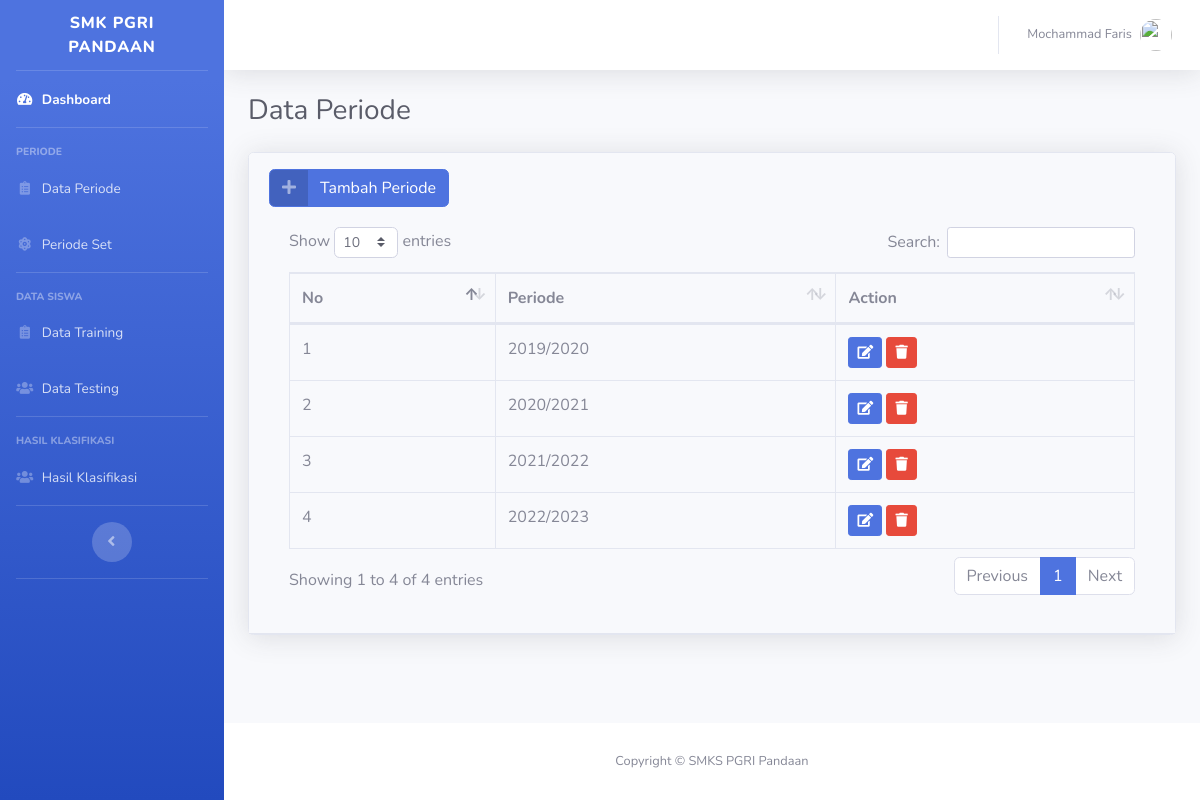
The page /admin/periode.php (signed in) on the database its author committed.
### tables this page shows
CREATE TABLE `tb_user` (
  `id` int(11) NOT NULL,
  `nama` varchar(100) NOT NULL,
  `username` varchar(50) NOT NULL,
  `password` varchar(256) NOT NULL,
  `level` int(1) NOT NULL
);

CREATE TABLE `tb_periode` (
  `id` int(11) NOT NULL,
  `periode` varchar(20) NOT NULL
);

### function.php (called while the page is built, shortened)
<?php
require 'connection.php';
function base_url($url = null)
{
  $base_url = "http://localhost/bansos_covid19";
  if ($url != null) {
    return $base_url . "/" . $url;
  } else {
    return $base_url;
  }
}
function query($kuery)
{
  global $conn;
  $result = mysqli_query($conn, $kuery);
  $rows = [];
  while ($row = mysqli_fetch_assoc($result)) {
    $rows[] = $row;
  }
  return $rows;
}

### admin/periode.php (the view, shortened to what this page needs)
<?php require 'template/header.php';
$data = query("SELECT * FROM tb_periode");
?>
<div class="container-fluid">
  <h1 class="h3 mb-2 text-gray-800">Data Periode</h1>
  <div class="card shadow mb-4">
    <div class="card-header py-3">
      <a href="#" class="btn btn-primary btn-icon-split" data-toggle="modal" data-target="#exampleModal">
        <span class="icon text-white-50">
          <i class="fas fa-plus"></i>
        </span>
        <span class="text">Tambah Periode</span>
      </a>
      <div class="card-body">
        <div class="table-responsive">
          <table class="table table-bordered" id="dataTable" width="100%" cellspacing="0">
            <thead>
              <tr>
                <th>No</th>
                <th>Periode</th>
                <th>Action</th>
              </tr>
            </thead>
            <tbody>
              <?php
              $a = 1;
              foreach ($data as $b) : ?>
                <tr>
                  <td><?= $a ?></td>
                  <td><?= $b['periode'] ?></td>
                  <td>
                    <a class="btn btn-primary btn-sm" href="#" data-toggle="modal" data-target="#exampleModal<?= $b['id'] ?>">
                      <i class="fas fa-edit"></i>
                    </a>
                    <a class="btn btn-danger btn-sm" href="periode_hapus.php?id=<?= $b["id"]; ?>" onclick="return confirm('Apakah Anda Ingin Menghapus Data Periode');">
                      <i class="fas fa-trash"></i>
                    </a>
                  </td>
                </tr>
              <?php
                $a++;
              endforeach;
              ?>
            </tbody>
          </table>
        </div>
      </div>
    </div>
  </div>
</div>
</div>
<?php require 'template/footer.php' ?>

### admin/template/header.php (shortened to what this page needs)
<?php require '../connection.php';
include_once '../function.php';
$b = $_SESSION['username'];
$q = mysqli_query($conn, "SELECT * FROM tb_user WHERE username='$b'");
$c = mysqli_fetch_assoc($q);
?>
<!DOCTYPE html>
<html lang="en">
<head>
  <link href="<?= base_url('assets/') ?>vendor/fontawesome-free/css/all.min.css" rel="stylesheet" type="text/css">
  <link href="<?= base_url('assets/') ?>css/sb-admin-2.min.css" rel="stylesheet">
  <link href="<?= base_url('assets/') ?>vendor/datatables/dataTables.bootstrap4.min.css" rel="stylesheet">
  <link rel="stylesheet" href="https://stackpath.bootstrapcdn.com/font-awesome/4.7.0/css/font-awesome.min.css">
</head>
<body id="page-top">
  <div id="wrapper">
    <ul class="navbar-nav bg-gradient-primary sidebar sidebar-dark accordion" id="accordionSidebar">
      <a class="sidebar-brand d-flex align-items-center justify-content-center" href="index.html">
        <div class="sidebar-brand-text mx-3">SMK PGRI Pandaan</div>
      </a>
      <hr class="sidebar-divider my-0">
      <li class="nav-item active">
        <a class="nav-link" href="<?= base_url('admin') ?>">
          <i class="fas fa-fw fa-tachometer-alt"></i>
          <span>Dashboard</span></a>
      </li>
      <hr class="sidebar-divider">
      <div class="sidebar-heading">
        Periode
      </div>
      <li class="nav-item">
        <a class="nav-link" href="<?= base_url('admin/periode.php') ?>">
          <i class="fas fa-fw fa-clipboard-list"></i>
          <span> Data Periode</span></a>
      </li>
      <li class="nav-item">
        <a class="nav-link" href="<?= base_url('admin/halamancek.php') ?>">
          <i class="fas fa-fw fa-atom"></i>
          <span> Periode Set</span></a>
      </li>
      <hr class="sidebar-divider">
      <div class="sidebar-heading">
        Data Siswa
      </div>
      <li class="nav-item">
        <a class="nav-link" href="<?= base_url('admin/data_traning.php') ?>">
          <i class="fas fa-fw fa-clipboard-list"></i>
          <span> Data Training</span></a>
      </li>
      <li class="nav-item">
        <a class="nav-link" href="<?= base_url('admin/data_testing.php') ?>">
          <i class="fas fa-fw fa-users"></i>
          <span>Data Testing</span></a>
      </li>
      <hr class="sidebar-divider d-none d-md-block">
      <div class="sidebar-heading">
        Hasil Klasifikasi
      </div>
      <li class="nav-item">
        <a class="nav-link" href="<?= base_url('admin/hasil_klasifikasi.php') ?>">
          <i class="fas fa-fw fa-users"></i>
          <span>Hasil Klasifikasi</span></a>
      </li>
      <hr class="sidebar-divider d-none d-md-block">
      <div class="text-center d-none d-md-inline">
        <button class="rounded-circle border-0" id="sidebarToggle"></button>
      </div>
      <hr class="sidebar-divider d-none d-md-block">
    </ul>
    <div id="content-wrapper" class="d-flex flex-column">
      <div id="content">
        <nav class="navbar navbar-expand navbar-light bg-white topbar mb-4 static-top shadow">
          <ul class="navbar-nav ml-auto">
            <li class="nav-item dropdown no-arrow">
              <a class="nav-link dropdown-toggle" href="#" id="userDropdown" role="button" data-toggle="dropdown" aria-haspopup="true" aria-expanded="false">
                <span class="mr-2 d-none d-lg-inline text-gray-600 small"><?= $c['nama'] ?></span>
                <img class="img-profile rounded-circle" src="https://source.unsplash.com/QAB-WJcbgJk/60x60">
              </a>
            </li>
          </ul>
        </nav>

### rows shown on the page
tb_user: nama "Mochammad Faris"
tb_periode: periode "2019/2020"
tb_periode: periode "2020/2021"
tb_periode: periode "2021/2022"
tb_periode: periode "2022/2023"
